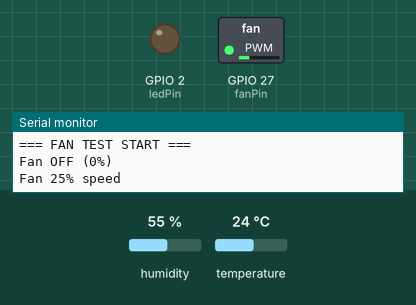
This sketch was run on a simulated ESP32. Parts: switched loads named in the sketch (green lamp = pin HIGH), output pins drawn as LEDs (lit = HIGH), the last lines printed to the serial monitor. The inputs (shaded band) are chosen by the test bench; at power-on: humidity 55 %, temperature 24 °C. WiFi joins after 1.5 s; servers stay silent unless stated.

Above: at 7.9 s.
At 10.9 s:
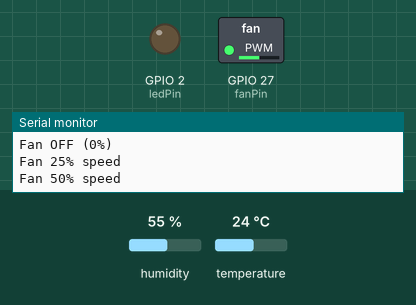
At 13.9 s:
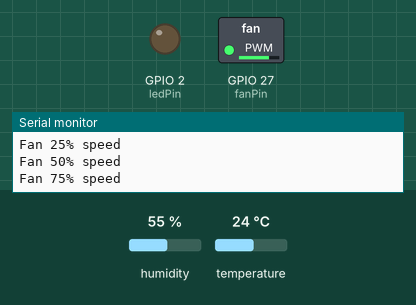
At 19.9 s:
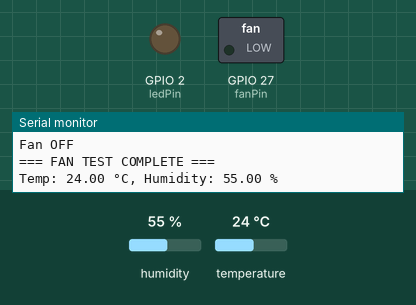
Timing chart, 0 to 21.4 s (numbered marks = the images above):
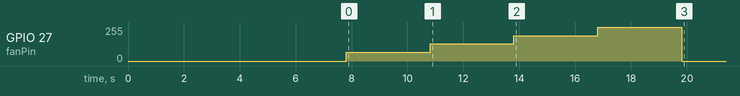

The sketch:

MabasoCode.ino
```cpp
// ============================================================
// Blynk Template Info
#define BLYNK_TEMPLATE_ID   "TMPL2qI5Tgkvs"
#define BLYNK_TEMPLATE_NAME "SmartHome v2"
#define BLYNK_AUTH_TOKEN    "d1pZL-uxliLyvdux_6B3dAtxDF8z_ICd"
// ============================================================
#define BLYNK_PRINT Serial

#include <WiFi.h>
#include <WiFiClient.h>
#include <BlynkSimpleEsp32.h>
#include <DHT.h>

char ssid[] = "Hidden Network";
char pass[] = "Aa1234567890";

#define DHTPIN 16
#define DHTTYPE DHT11
DHT dht(DHTPIN, DHTTYPE);

const int ledPin = 2;
const int fanPin = 27;
int fanSpeed = 0;

BlynkTimer timer;

// -----------------------------
// Blynk handlers
// -----------------------------
BLYNK_WRITE(V2) {
  int val = param.asInt();
  digitalWrite(ledPin, val);
  Serial.print("LED set to: ");
  Serial.println(val ? "ON" : "OFF");
}

BLYNK_WRITE(V3) {
  int sliderValue = param.asInt();  // 0–100 from Blynk
  fanSpeed = map(sliderValue, 0, 100, 0, 255);  // Convert to 0-255

  ledcWrite(fanPin, fanSpeed);

  Serial.print("Slider: ");
  Serial.print(sliderValue);
  Serial.print("% -> PWM: ");
  Serial.println(fanSpeed);
  Serial.print("PWM Duty Cycle: ");
  Serial.print((fanSpeed * 100) / 255);
  Serial.println("%");

  Blynk.virtualWrite(V4, sliderValue);  // Send back the percentage
}

void sendSensorData() {
  float h = dht.readHumidity();
  float t = dht.readTemperature();
  if (isnan(h) || isnan(t)) {
    Serial.println("Failed to read from DHT sensor!");
    return;
  }
  Serial.print("Temp: ");
  Serial.print(t);
  Serial.print(" °C, Humidity: ");
  Serial.print(h);
  Serial.println(" %");

  Blynk.virtualWrite(V0, t);
  Blynk.virtualWrite(V1, h);
}

// Test function - runs fan through speeds on startup
void testFan() {
  Serial.println("\n=== FAN TEST START ===");

  Serial.println("Fan OFF (0%)");
  ledcWrite(fanPin, 0);
  delay(2000);

  Serial.println("Fan 25% speed");
  ledcWrite(fanPin, 64);
  delay(3000);

  Serial.println("Fan 50% speed");
  ledcWrite(fanPin, 128);
  delay(3000);

  Serial.println("Fan 75% speed");
  ledcWrite(fanPin, 191);
  delay(3000);

  Serial.println("Fan 100% speed");
  ledcWrite(fanPin, 255);
  delay(3000);

  Serial.println("Fan OFF");
  ledcWrite(fanPin, 0);

  Serial.println("=== FAN TEST COMPLETE ===\n");
}

// -----------------------------
// Setup & Loop
// -----------------------------
void setup() {
  Serial.begin(115200);
  delay(1000);
  Serial.println("\n\n=== Starting SmartHome v2 ===");

  dht.begin();

  pinMode(ledPin, OUTPUT);
  digitalWrite(ledPin, LOW);

  // Setup fan pin
  pinMode(fanPin, OUTPUT);
  digitalWrite(fanPin, LOW);

  // New PWM setup
  Serial.println("Configuring PWM for fan control...");
  ledcAttach(fanPin, 5000, 8);  // 5kHz, 8-bit resolution
  ledcWrite(fanPin, 0);
  Serial.println("PWM configured on pin 27");

  Serial.print("Connecting to WiFi");
  WiFi.begin(ssid, pass);
  while (WiFi.status() != WL_CONNECTED) {
    delay(500);
    Serial.print(".");
  }
  Serial.println("\nWiFi Connected!");
  Serial.print("IP Address: ");
  Serial.println(WiFi.localIP());

  Blynk.begin(BLYNK_AUTH_TOKEN, ssid, pass);
  Serial.println("Connected to Blynk!");

  timer.setInterval(5000L, sendSensorData);

  // Run fan test after 3 seconds
  delay(3000);
  testFan();
}

void loop() {
  Blynk.run();
  timer.run();
}
```
